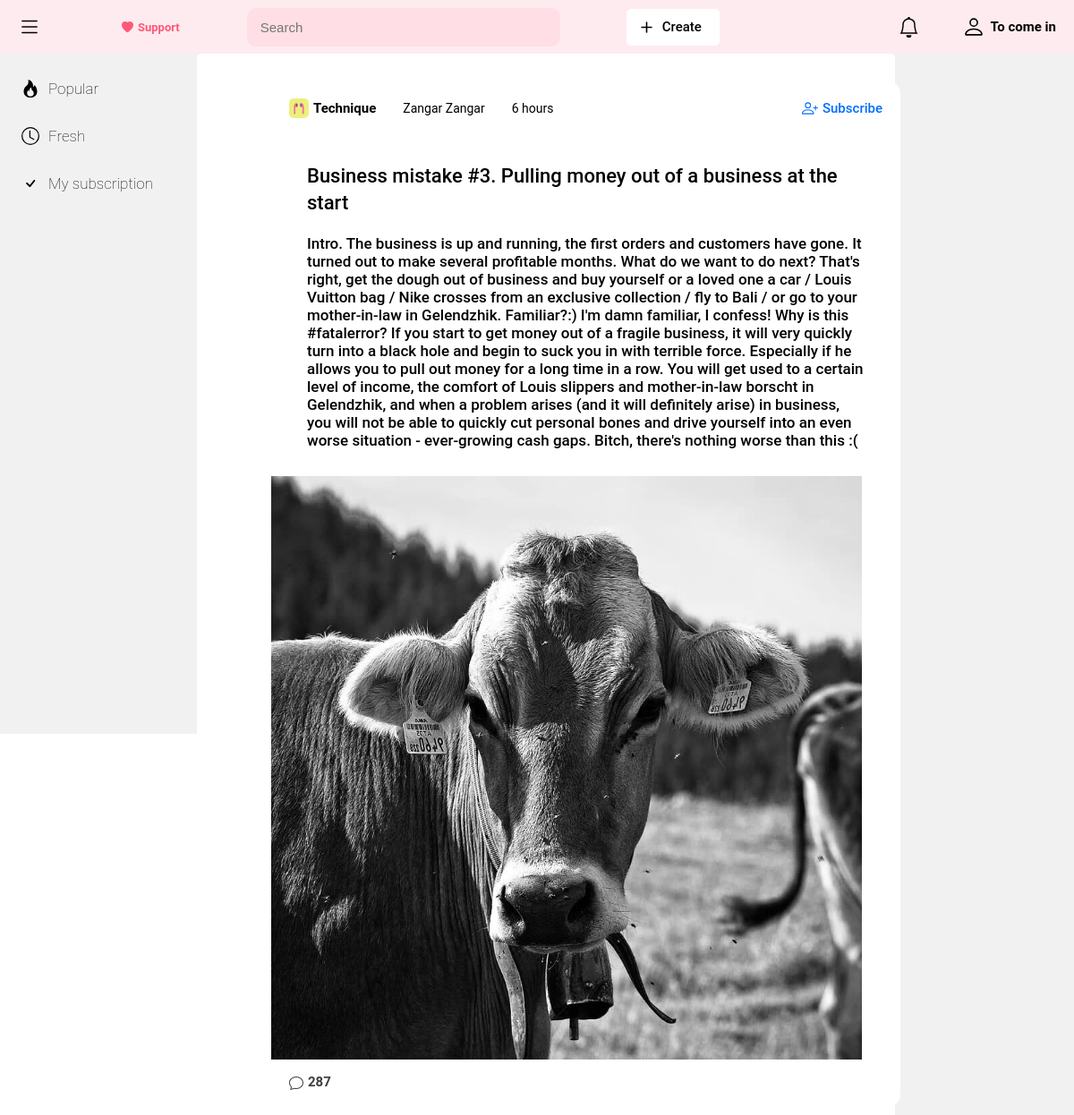
Before: /post/category/3 with the older database file.
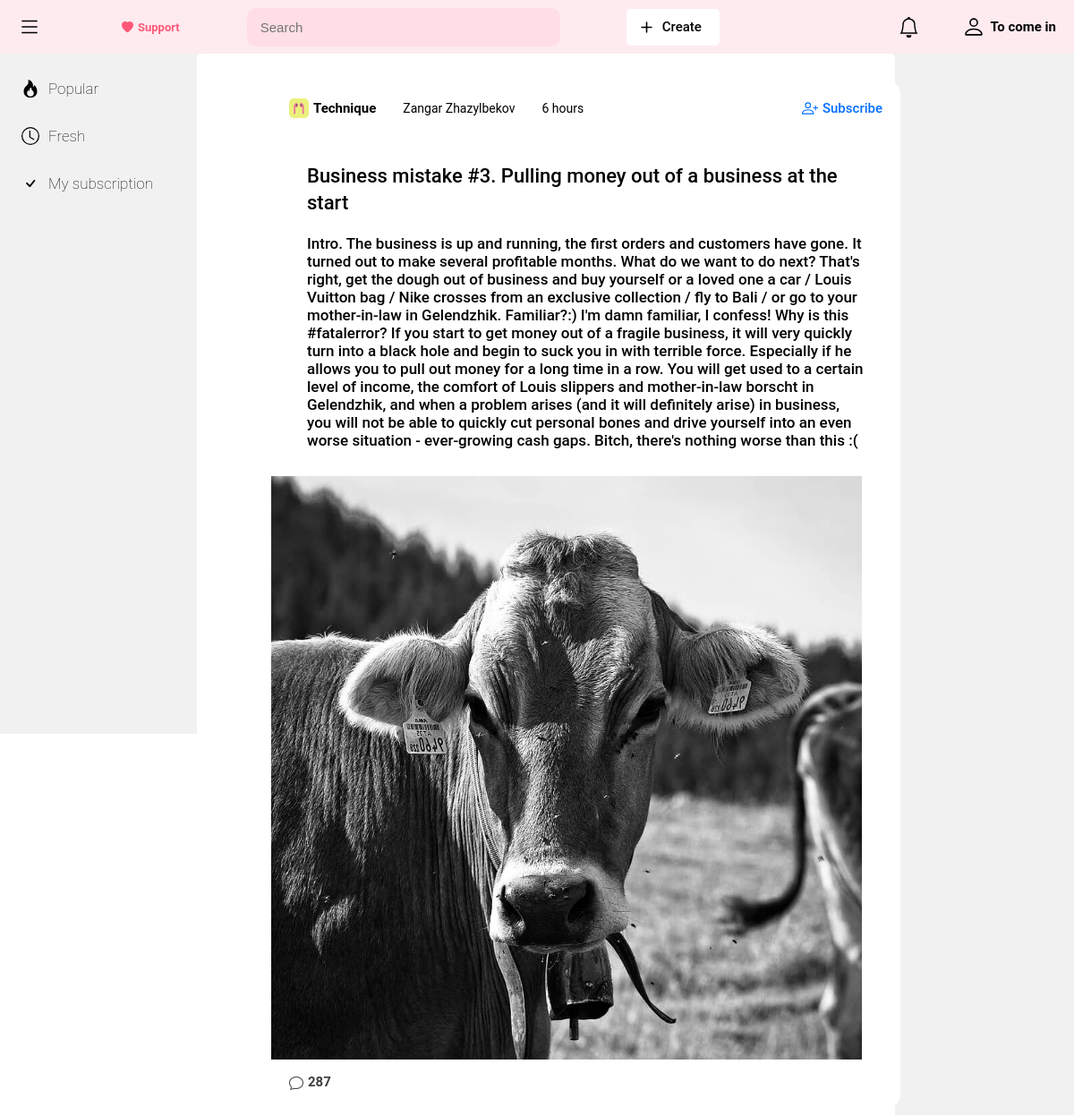
After: the same page with the newer database file.
### post/models.py (models this page shows, shortened)
class Post(models.Model):
    author = models.ForeignKey(CustomUser, on_delete=models.CASCADE)
    post_image = models.ImageField('Post image', blank=True, null=True, upload_to='post_images/')
    title = models.CharField('Post title', max_length=255)
    description = models.TextField('Post description')
    category = models.ForeignKey(CategoryPost, verbose_name='Post category', on_delete=models.CASCADE)
    date_created = models.DateTimeField('Post date created', auto_now_add=True)
    like_post = models.ManyToManyField(CustomUser, verbose_name='Do you like this post?', blank=True, null=True, related_name='like_post')
    view_post = models.ManyToManyField(CustomUser, verbose_name='You viewed this post', blank=True, null=True, related_name='view_post')
    subscribe_author = models.ManyToManyField(CustomUser, verbose_name='Do you subscribe for author this post?', blank=True, null=True, related_name='subscribe_author')
    class Meta:
        verbose_name = 'Post'
        verbose_name_plural = 'Posts'
        db_table = 'post'

class CategoryPost(models.Model):
    category_image = models.ImageField('Category image', blank=True, null=True, upload_to='category_images/')
    title = models.CharField('Category title', max_length=255)
    description = models.TextField('Category description')
    class Meta:
        verbose_name = 'Category'
        verbose_name_plural = 'Categories'
        db_table = 'category_post'

### account/models.py (models this page shows, shortened)
class CustomUser(AbstractUser):
    GENDER_CHOICE = (
        ('Male', 'Male'),
        ('Female', 'Female')
    )
    age = models.PositiveSmallIntegerField('Age', default=1)
    gender = models.CharField('Gender', choices=GENDER_CHOICE, max_length=255)
    phone_number = models.CharField('Phone number', max_length=255)
    class Meta:
        verbose_name = 'User'
        verbose_name_plural = 'Users'
        db_table = 'user'

### post/views.py (the view)
# urls.py: path('category/<int:pk>', views.CategoryPostDetailView.as_view(), name='detail_category_post'),
class CategoryPostDetailView(DetailView):
    model = CategoryPost
    template_name = 'post/category_post_detail.html'
    context_object_name = 'category_post'
    def get_context_data(self, **kwargs):
        context = super(CategoryPostDetailView, self).get_context_data(**kwargs)
        context['post_list'] = Post.objects.filter(category=self.object.id)
        return context

### main/context_processors.py (called while the page is built)
def message_processor(request):
    url_name = resolve(request.path_info).url_name
    if url_name == 'home' or url_name == 'popular_posts':
        num = 1
    elif url_name == 'fresh_posts':
        num = 2
    elif url_name == 'my_subscription':
        num = 3
    else:
        num = 0
    return {
        'page': num
    }

### post/templates/post/category_post_detail.html (shortened to what this page needs)
{% extends 'main/base.html' %}
{% block content %}
    <div class="section_post_container">
        {% for post in post_list %}
            <div class="section_get_post_container">
                <div class="post_container_header_block">
                    <div class="post_header_main_info">
                        <a href="{% url 'detail_category_post' post.category.id %}" class="post_header_category_block">
                            <div class="post_category_image" style="background-image: url('{{ post.category.category_image.url }}')"></div>
                            <span>{{ post.category.title }}</span>
                        </a>
                        <a href="" class="post_header_author_block">
                            <span>{{ post.author.first_name }} {{ post.author.last_name }}</span>
                        </a>
                        <a href="" class="post_header_time_duration_block">
                            <span>6 hours</span>
                        </a>
                    </div>
                    <a href="" class="post_header_subscribe_button_block">
                        <span>Subscribe</span>
                    </a>
                </div>
                <div class="post_container_text_block">
                    <h1><a href="{% url 'detail_post' post.id %}">{{ post.title }}</a></h1>
                    <p>{{ post.description }}</p>
                </div>
                <div class="post_container_post_image_block">
                    <a href="{% url 'detail_post' post.id %}"><img src="{{ post.post_image.url }}" alt="{{ post.category.category_image.title }}"></a>
                </div>
                <div class="post_container_footer_block">
                    <div class="post_footer_comment">
                        <span>287</span>
                    </div>
                </div>
            </div>
        {% endfor %}
    </div>
{% endblock %}

Changed rows visible on the page:
changed through a linked row, Post "Business mistake #3. Pulling money out of a business at the start": author.last_name "Zangar" → "Zhazylbekov"
